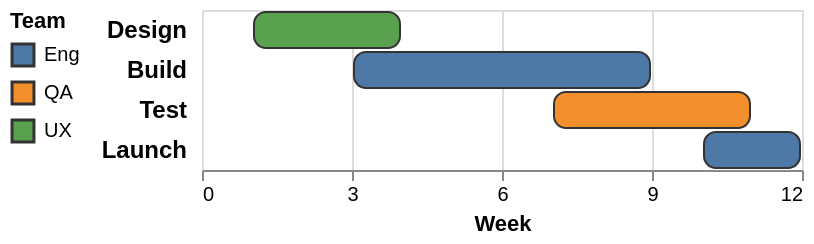

Vega-Lite specification for this chart:
### Vega-Lite specification from a JSON file in a GitHub repository (floating-point values rounded to 4 significant figures)
{"$schema": "https://vega.github.io/schema/vega-lite/v6.json", "description": "Customization: a ranged (Gantt) bar chart with x/x2 pixel offsets, a left legend, an outline and a bold, tick-free y axis.", "width": 300, "data": {"values": [{"task": "Design", "start": 1, "end": 4, "team": "UX"}, {"task": "Build", "start": 3, "end": 9, "team": "Eng"}, {"task": "Test", "start": 7, "end": 11, "team": "QA"}, {"task": "Launch", "start": 10, "end": 12, "team": "Eng"}]}, "mark": {"type": "bar", "xOffset": 1, "x2Offset": -1, "cornerRadius": 6, "stroke": "#333333", "strokeWidth": 1, "strokeJoin": "round"}, "encoding": {"y": {"field": "task", "type": "ordinal", "sort": null, "axis": {"ticks": false, "domain": false, "labelFontWeight": "bold", "labelFontSize": 12, "labelPadding": 8, "title": null}}, "x": {"field": "start", "type": "quantitative", "title": "Week", "scale": {"domain": [0, 12], "nice": false}, "axis": {"values": [0, 3, 6, 9, 12], "grid": true}}, "x2": {"field": "end"}, "color": {"field": "team", "type": "nominal", "scale": {"range": ["#4e79a7", "#f28e2b", "#59a14f"]}, "legend": {"orient": "left", "title": "Team", "offset": 10}}}, "config": {"legend": {"titleFontWeight": "bold", "symbolSize": 120}}}
